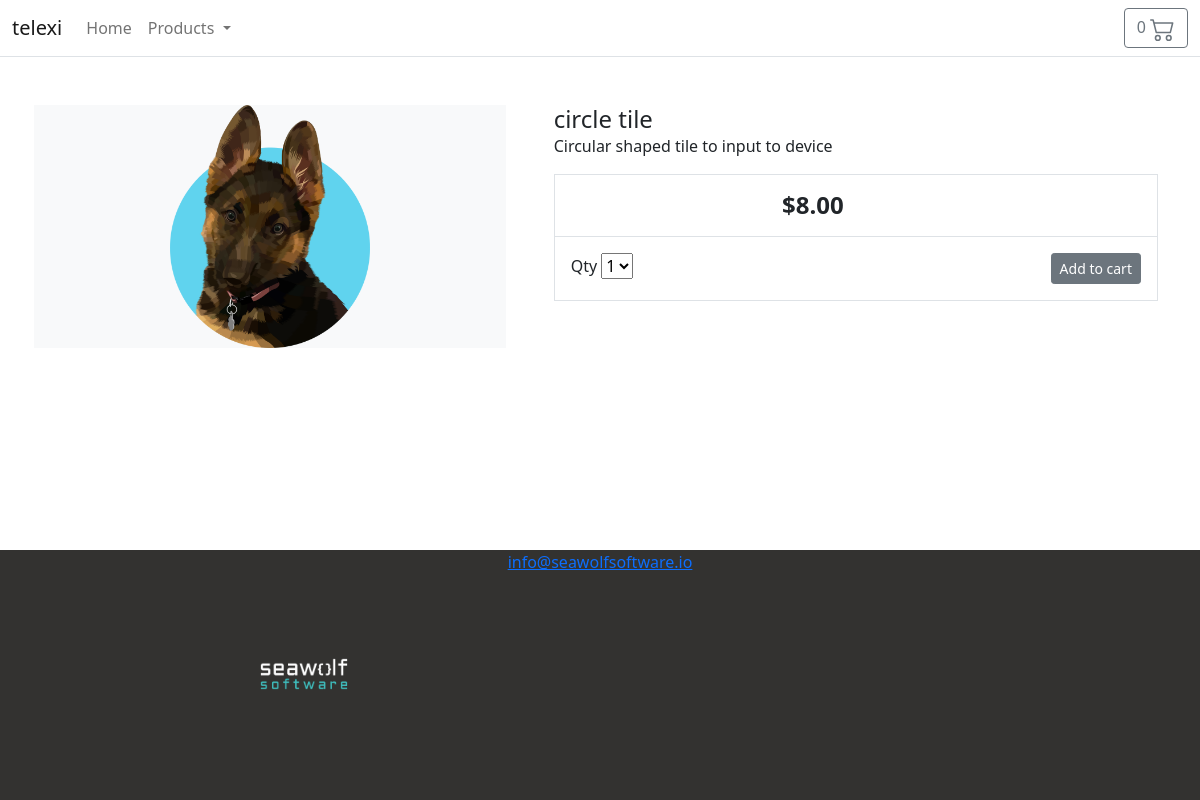
The app's page /circle-tile with its own data.
### store/models.py (models this page shows, shortened)
class Product(models.Model):
    category = models.ForeignKey(Category,
                                 related_name='product',
                                 on_delete=models.CASCADE)
    created_by = models.ForeignKey(User,
                                   on_delete=models.CASCADE,
                                   related_name='product_creator')
    title = models.CharField(max_length=255)
    description = models.TextField(blank=True)
    image = models.ImageField(upload_to='images/')
    slug = models.SlugField(max_length=255)
    price = models.DecimalField(max_digits=4, decimal_places=2)
    in_stock = models.BooleanField(default=True)
    is_active = models.BooleanField(default=True)
    created = models.DateTimeField(auto_now_add=True)
    updated = models.DateTimeField(auto_now=True)
    objects = models.Manager()
    products = ProductManager()
    class Meta:
        verbose_name_plural = 'Products'
        ordering = ('-created',)

### store/views.py (the view)
# urls.py: path('<slug:slug>', views.product_detail, name='product_detail'),
def product_detail(request, slug):
    product = get_object_or_404(Product,
                                slug=slug,
                                in_stock=True)
    return render(request,
                  'store/single.html',
                  {'product': product})

### cart/cart.py (called while the page is built)
    def __len__(self):
        return sum(item['qty'] for item in self.cart.values())

### cart/context_processors.py (called while the page is built)
def cart(request):
    return {'cart': Cart(request)}

### store/models.py (called while the page is built)
    def get_absolute_url(self):
        return reverse('store:category_list', args=[self.slug])

### store/views.py (called while the page is built)
def categories(request):
    return {
        'categories': Category.objects.all()
    }

### templates/store/single.html (shortened to what this page needs)
{% extends "base.html" %}
{% load static %}
{% block content %}
<div class="container">
    <main class="pt-5">
        <div class="row g-3">
            <div class="col-md-5 col-lg-5 order-md-first bg-light">
                <img class="img-fluid mx-auto d-block"
                     width="200px"
                     alt="Responsive image"
                     src="{{ product.image.url }}">
            </div>
            <div class="col-md-7 col-lg-7 ps-md-3 ps-lg-5">
                <h1 class="mb-0 h4">
                    {{ product.title }}
                </h1>
                <p>{{ product.description }}</p>
                <div class="border">
                    <div class="col border-bottom">
                        <div class="row p-3">
                            <div class="col-6 text-end">
                                <span class="h4 fw-bold">
                                    ${{ product.price }}
                                </span>
                            </div>
                        </div>
                    </div>
                    <div class="col">
                        <div class="row p-3">
                            <div class="col-6">
                                <label for="select">Qty</label>
                                <select id="select">
                                    <option value="1">1</option>
                                </select>
                            </div>
                            <div class="col-6 text-end">
                                <button type="button"
                                        id="add-button"
                                        value="{{product.id}}"
                                        class="btn btn-secondary btn-sm">
                                    Add to cart
                                </button>
                            </div>
                        </div>
                    </div>
                </div>
            </div>
        </div>
    </main>
</div>
{% endblock %}

### records on screen
Product: image (picture), title "circle tile", description "Circular shaped tile to input to device", price "8.00"
